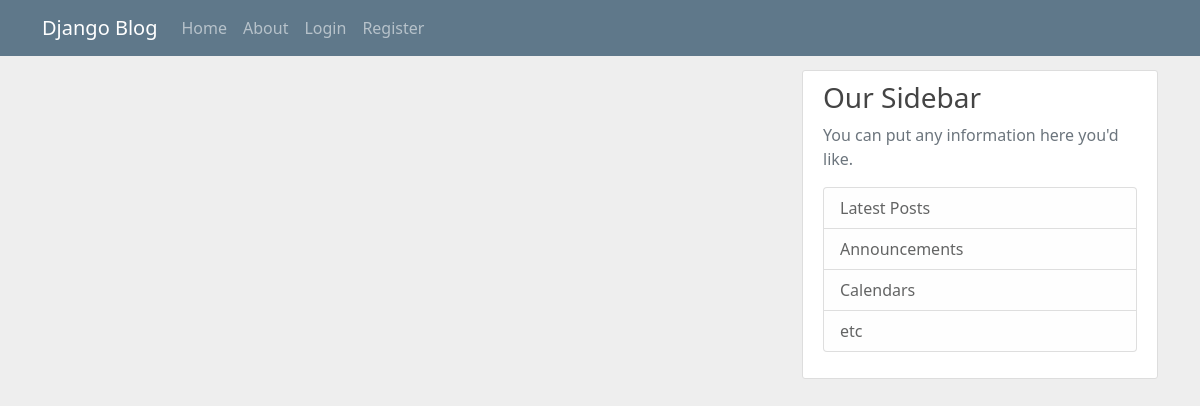
Before: / with the older database file.
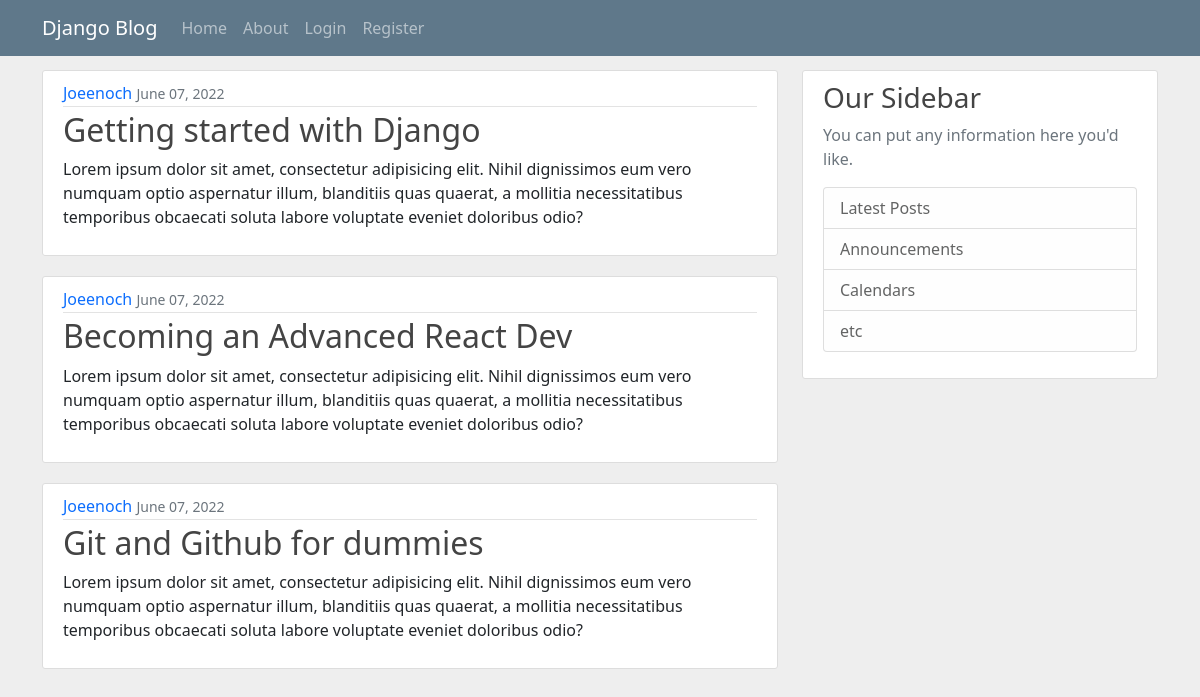
After: the same page with the newer database file.
### blog/models.py (models this page shows, shortened)
class Post(models.Model):
    title = models.CharField(max_length=100)
    content = models.TextField()
    date_posted = models.DateTimeField(default=timezone.now)
    author = models.ForeignKey(User, on_delete=models.CASCADE)

### blog/views.py (the view)
# urls.py: path("", views.home, name="blog-home"),
def home(request):
    context = {
        'posts': Post.objects.all()
    }
    return render(request, "blog/home.html", context)

### blog/templates/blog/home.html
{% extends "blog/base.html" %} {% block content %} {% for post in posts %}
<article class="media content-section">
  <div class="media-body">
    <div class="article-metadata">
      <a class="mr-2" style="text-decoration: none" href="#"
        >{{ post.author }}</a
      >
      <small class="text-muted">{{ post.date_posted|date:"F d, Y" }}</small>
    </div>
    <h2>
      <a class="article-title" href="#" style="text-decoration: none"
        >{{ post.title }}</a
      >
    </h2>
    <p class="article-content">{{ post.content }}</p>
  </div>
</article>
{% endfor %} {% endblock content %}

### blog/templates/blog/base.html (shortened to what this page needs)
{% load static %}
<!DOCTYPE html>
<html lang="en">
  <head>
    <link rel="stylesheet" type="text/css" href={% static 'blog/main.css' %}/>
    <link
      href="https://cdn.jsdelivr.net/npm/bootstrap@5.1.3/dist/css/bootstrap.min.css"
      rel="stylesheet"
    />
  </head>
  <body style="background:#eee">
    <header class="site-header">
      <nav class="navbar navbar-expand-md navbar-dark bg-steel fixed-top">
        <div class="container">
          <a class="navbar-brand mr-4" href="{% url 'blog-home' %}">Django Blog</a>
          <div class="collapse navbar-collapse" id="navbarToggle">
            <div class="navbar-nav mr-auto">
              <a class="nav-item nav-link" href="{% url 'blog-home' %}">Home</a>
              <a class="nav-item nav-link" href="{% url 'blog-about' %}">About</a>
            </div>
            <div class="navbar-nav">
              <a class="nav-item nav-link" href="#">Login</a>
              <a class="nav-item nav-link" href="#">Register</a>
            </div>
          </div>
        </div>
      </nav>
    </header>
    <main role="main" class="container" >
      <div class="row" style="margin-top:70px;">
        <div class="col-md-8" >
          {% block content %}{% endblock %}
        </div>
        <div class="col-md-4">
          <div class="content-section">
            <h3>Our Sidebar</h3>
            <p class='text-muted'>You can put any information here you'd like.
              <ul class="list-group">
                <li class="list-group-item list-group-item-light">Latest Posts</li>
                <li class="list-group-item list-group-item-light">Announcements</li>
                <li class="list-group-item list-group-item-light">Calendars</li>
                <li class="list-group-item list-group-item-light">etc</li>
              </ul>
            </p>
          </div>
        </div>
      </div>
    </main>
  </body>
</html>

### blog/static/blog/main.css (style rules this page uses)
body { background: #fafafa; color: #333333; margin-top: 5rem; }
h1, h2, h3, h4, h5, h6 { color: #444444; }
ul { margin: 0; }
.bg-steel { background-color: #5f788a; }
.site-header .navbar-nav .nav-link { color: #cbd5db; }
.content-section { background: #ffffff; padding: 10px 20px; border: 1px solid #dddddd; border-radius: 3px; margin-bottom: 20px; }
.article-title { color: #444444; }
.article-content { white-space: pre-line; }
.article-metadata { padding-bottom: 1px; margin-bottom: 4px; border-bottom: 1px solid #e3e3e3 }

Changed rows visible on the page:
added Post: author "Joeenoch", date_posted "June 07, 2022", title "Getting started with Django", content "Lorem ipsum dolor sit amet, consectetur adipisicing elit. Nihil dignissimos eum vero numquam optio aspernatur illum, blanditiis quas quaerat, a mollitia necessitatibus temporibus obcaecati soluta labore voluptate eveniet doloribus odio?"
added Post: author "Joeenoch", date_posted "June 07, 2022", title "Becoming an Advanced React Dev", content "Lorem ipsum dolor sit amet, consectetur adipisicing elit. Nihil dignissimos eum vero numquam optio aspernatur illum, blanditiis quas quaerat, a mollitia necessitatibus temporibus obcaecati soluta labore voluptate eveniet doloribus odio?"
added Post: author "Joeenoch", date_posted "June 07, 2022", title "Git and Github for dummies", content "Lorem ipsum dolor sit amet, consectetur adipisicing elit. Nihil dignissimos eum vero numquam optio aspernatur illum, blanditiis quas quaerat, a mollitia necessitatibus temporibus obcaecati soluta labore voluptate eveniet doloribus odio?"
